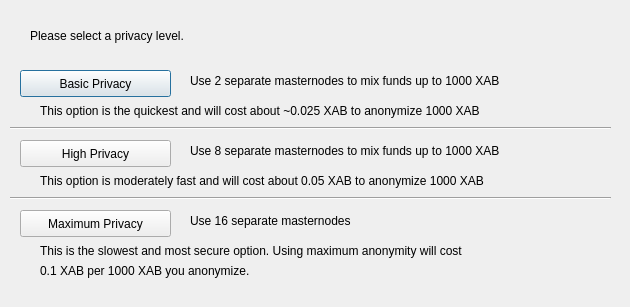
<?xml version="1.0" encoding="UTF-8"?>
<ui version="4.0">
 <class>DarksendConfig</class>
 <widget class="QDialog" name="DarksendConfig">
  <property name="geometry">
   <rect>
    <x>0</x>
    <y>0</y>
    <width>630</width>
    <height>307</height>
   </rect>
  </property>
  <property name="windowTitle">
   <string>Configure Darksend</string>
  </property>
  <widget class="QPushButton" name="buttonBasic">
   <property name="geometry">
    <rect>
     <x>20</x>
     <y>70</y>
     <width>151</width>
     <height>27</height>
    </rect>
   </property>
   <property name="text">
    <string>Basic Privacy</string>
   </property>
  </widget>
  <widget class="QPushButton" name="buttonHigh">
   <property name="geometry">
    <rect>
     <x>20</x>
     <y>140</y>
     <width>151</width>
     <height>27</height>
    </rect>
   </property>
   <property name="text">
    <string>High Privacy</string>
   </property>
  </widget>
  <widget class="QPushButton" name="buttonMax">
   <property name="geometry">
    <rect>
     <x>20</x>
     <y>210</y>
     <width>151</width>
     <height>27</height>
    </rect>
   </property>
   <property name="text">
    <string>Maximum Privacy</string>
   </property>
  </widget>
  <widget class="QLabel" name="label">
   <property name="geometry">
    <rect>
     <x>30</x>
     <y>20</y>
     <width>571</width>
     <height>31</height>
    </rect>
   </property>
   <property name="text">
    <string>Please select a privacy level.</string>
   </property>
  </widget>
  <widget class="QLabel" name="label_2">
   <property name="geometry">
    <rect>
     <x>190</x>
     <y>70</y>
     <width>421</width>
     <height>21</height>
    </rect>
   </property>
   <property name="text">
    <string>Use 2 separate masternodes to mix funds up to 1000 XAB</string>
   </property>
  </widget>
  <widget class="QLabel" name="label_3">
   <property name="geometry">
    <rect>
     <x>190</x>
     <y>140</y>
     <width>411</width>
     <height>21</height>
    </rect>
   </property>
   <property name="text">
    <string>Use 8 separate masternodes to mix funds up to 1000 XAB</string>
   </property>
  </widget>
  <widget class="QLabel" name="label_4">
   <property name="geometry">
    <rect>
     <x>190</x>
     <y>210</y>
     <width>421</width>
     <height>21</height>
    </rect>
   </property>
   <property name="text">
    <string>Use 16 separate masternodes</string>
   </property>
  </widget>
  <widget class="QLabel" name="label_6">
   <property name="geometry">
    <rect>
     <x>40</x>
     <y>100</y>
     <width>561</width>
     <height>21</height>
    </rect>
   </property>
   <property name="text">
    <string>This option is the quickest and will cost about ~0.025 XAB to anonymize 1000 XAB</string>
   </property>
  </widget>
  <widget class="QLabel" name="label_7">
   <property name="geometry">
    <rect>
     <x>40</x>
     <y>170</y>
     <width>561</width>
     <height>21</height>
    </rect>
   </property>
   <property name="text">
    <string>This option is moderately fast and will cost about 0.05 XAB to anonymize 1000 XAB</string>
   </property>
  </widget>
  <widget class="QLabel" name="label_8">
   <property name="geometry">
    <rect>
     <x>40</x>
     <y>240</y>
     <width>561</width>
     <height>21</height>
    </rect>
   </property>
   <property name="text">
    <string>This is the slowest and most secure option. Using maximum anonymity will cost</string>
   </property>
  </widget>
  <widget class="QLabel" name="label_9">
   <property name="geometry">
    <rect>
     <x>40</x>
     <y>260</y>
     <width>561</width>
     <height>21</height>
    </rect>
   </property>
   <property name="text">
    <string>0.1 XAB per 1000 XAB you anonymize.</string>
   </property>
  </widget>
  <widget class="Line" name="line">
   <property name="geometry">
    <rect>
     <x>10</x>
     <y>120</y>
     <width>601</width>
     <height>16</height>
    </rect>
   </property>
   <property name="orientation">
    <enum>Qt::Horizontal</enum>
   </property>
  </widget>
  <widget class="Line" name="line_2">
   <property name="geometry">
    <rect>
     <x>10</x>
     <y>190</y>
     <width>601</width>
     <height>16</height>
    </rect>
   </property>
   <property name="orientation">
    <enum>Qt::Horizontal</enum>
   </property>
  </widget>
 </widget>
 <resources/>
 <connections/>
</ui>
